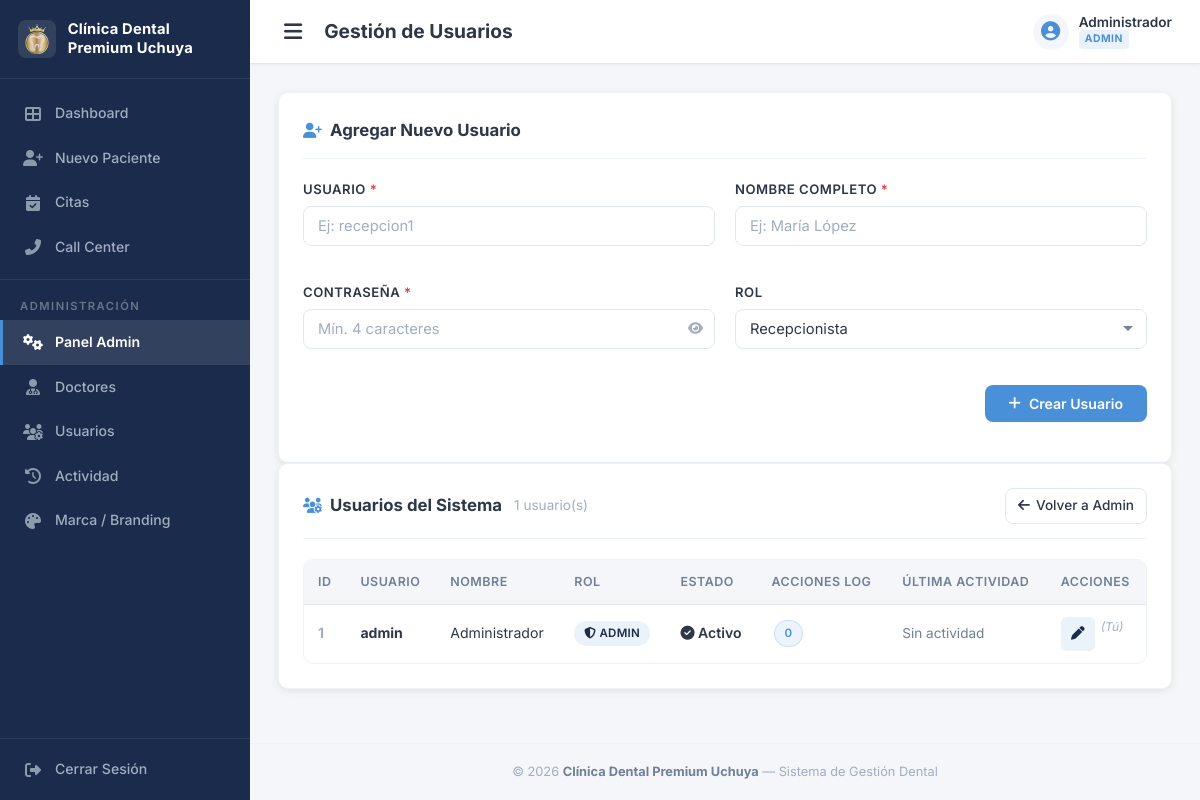
The app's page /admin/usuarios.php (signed in) with its own data.
### tables this page shows
CREATE TABLE `usuarios` (
  `id` int(11) NOT NULL AUTO_INCREMENT,
  `usuario` varchar(50) NOT NULL,
  `password_hash` varchar(64) NOT NULL COMMENT 'SHA-256 hash',
  `nombre_completo` varchar(150) NOT NULL,
  `rol` enum('admin','recepcionista') NOT NULL DEFAULT 'recepcionista',
  `estado` tinyint(1) NOT NULL DEFAULT 1 COMMENT '1=activo, 0=inactivo',
  `created_at` timestamp NOT NULL DEFAULT current_timestamp(),
  PRIMARY KEY (`id`),
  UNIQUE KEY `uk_usuario` (`usuario`)
);

### admin/usuarios.php (the view, shortened to what this page needs)
<?php
require_once '../includes/config.php';
$usuarios = $pdo->query("SELECT u.*,
    (SELECT COUNT(*) FROM actividad_log WHERE usuario_id = u.id) as total_acciones,
    (SELECT MAX(created_at) FROM actividad_log WHERE usuario_id = u.id) as ultima_actividad
    FROM usuarios u ORDER BY u.estado DESC, u.rol ASC, u.nombre_completo ASC")->fetchAll();
?>
<!DOCTYPE html>
<html lang="es">
<head>
    <link rel="stylesheet" href="../css/styles.css">
    <link rel="stylesheet" href="../css/fontawesome/css/all.min.css">
</head>
<body>
    <div class="app-wrapper">
        <?php include '../includes/layout_sidebar.php'; ?>
        <div class="app-content">
            <?php include '../includes/layout_header.php'; ?>
            <main class="main-content">
                <div class="card form-container">
                    <div class="card-header">
                        <h2 class="card-title"><i class="fas fa-user-plus"></i> Agregar Nuevo Usuario</h2>
                    </div>
                    <form method="POST">
                        <div class="form-grid">
                            <div class="form-group">
                                <label class="form-label">Usuario <span class="required">*</span></label>
                                <input type="text" name="usuario" class="form-control" placeholder="Ej: recepcion1" required>
                            </div>
                            <div class="form-group">
                                <label class="form-label">Nombre completo <span class="required">*</span></label>
                                <input type="text" name="nombre" class="form-control" placeholder="Ej: María López" required>
                            </div>
                            <div class="form-group">
                                <label class="form-label">Contraseña <span class="required">*</span></label>
                                <div class="password-container">
                                    <input type="password" name="password" id="inputPasswordNueva" class="form-control" placeholder="Mín. 4 caracteres" required minlength="4">
                                    <button type="button" class="toggle-password" onclick="togglePasswordVisibility('inputPasswordNueva', this)">
                                        <i class="fas fa-eye"></i>
                                    </button>
                                </div>
                            </div>
                            <div class="form-group">
                                <label class="form-label">Rol</label>
                                <select name="rol" class="form-control">
                                    <option value="recepcionista">Recepcionista</option>
                                </select>
                            </div>
                            <div class="form-group full-width" style="text-align: right;">
                                <button type="submit" class="btn btn-primary"><i class="fas fa-plus"></i> Crear Usuario</button>
                            </div>
                        </div>
                    </form>
                </div>
                <div class="card">
                    <div class="card-header">
                        <div style="display: flex; align-items: center; gap: 12px;">
                            <h2 class="card-title"><i class="fas fa-users-cog"></i> Usuarios del Sistema</h2>
                            <span class="text-gray" style="font-size: 0.85rem;"><?php echo count($usuarios); ?> usuario(s)</span>
                        </div>
                        <a href="index.php" class="btn-nav btn-nav-secondary" style="padding: 6px 12px; font-size: 0.85rem;"><i class="fas fa-arrow-left"></i> Volver a Admin</a>
                    </div>
                    <div class="table-container">
                        <table class="table">
                            <thead>
                                <tr><th>ID</th><th>Usuario</th><th>Nombre</th><th>Rol</th><th>Estado</th><th>Acciones Log</th><th>Última Actividad</th><th>Acciones</th></tr>
                            </thead>
                            <tbody>
                                <?php foreach ($usuarios as $usr): ?>
                                    <tr style="<?php echo $usr['estado'] == 0 ? 'opacity: 0.6;' : ''; ?>">
                                        <td><strong class="text-gray"><?php echo $usr['id']; ?></strong></td>
                                        <td><strong><?php echo htmlspecialchars($usr['usuario']); ?></strong></td>
                                        <td><?php echo htmlspecialchars($usr['nombre_completo']); ?></td>
                                        <td>
                                            <?php if ($usr['rol'] === 'admin'): ?>
                                                <span class="badge" style="background: rgba(49,130,206,0.1); color: var(--color-primary);"><i class="fas fa-shield-alt"></i> Admin</span>
                                            <?php else: ?>
                                                <span class="badge" style="background: rgba(56,161,105,0.1); color: var(--color-success);"><i class="fas fa-user"></i> Recep</span>
                                            <?php endif; ?>
                                        </td>
                                        <td>
                                            <?php if ($usr['estado'] == 1): ?>
                                                <span class="text-success" style="font-weight: 600;"><i class="fas fa-check-circle"></i> Activo</span>
                                            <?php else: ?>
                                                <span class="text-error" style="font-weight: 600;"><i class="fas fa-times-circle"></i> Inactivo</span>
                                            <?php endif; ?>
                                        </td>
                                        <td><span class="badge badge-tratamiento"><?php echo $usr['total_acciones']; ?></span></td>
                                        <td style="font-size: 0.85rem; color: var(--color-text-secondary);">
                                            <?php echo $usr['ultima_actividad'] ? date('d/m/Y H:i', strtotime($usr['ultima_actividad'])) : 'Sin actividad'; ?>
                                        </td>
                                        <td>
                                            <div class="acciones">
                                                <button type="button" class="btn-accion" style="background: rgba(49,130,206,0.1); color: var(--color-primary);" title="Editar usuario"
                                                        onclick="abrirModalEditar(<?php echo $usr['id']; ?>, '<?php echo htmlspecialchars($usr['usuario']); ?>', '<?php echo htmlspecialchars(addslashes($usr['nombre_completo'])); ?>')">
                                                    <i class="fas fa-pen"></i>
                                                </button>
                                                <?php if ($usr['id'] != $_SESSION['usuario_id']): ?>
                                                    <?php if ($usr['estado'] == 1): ?>
                                                        <form method="POST" style="display:inline;" onsubmit="return confirm('¿Desactivar al usuario <?php echo htmlspecialchars($usr['usuario']); ?>?');">
                                                            <input type="hidden" name="accion" value="desactivar">
                                                            <input type="hidden" name="user_id" value="<?php echo $usr['id']; ?>">
                                                            <button type="submit" class="btn-accion" style="background: rgba(221,107,32,0.1); color: #DD6B20;" title="Desactivar"><i class="fas fa-ban"></i></button>
                                                        </form>
                                                    <?php else: ?>
                                                        <form method="POST" style="display:inline;">
                                                            <input type="hidden" name="accion" value="activar">
                                                            <input type="hidden" name="user_id" value="<?php echo $usr['id']; ?>">
                                                            <button type="submit" class="btn-accion" style="background: rgba(56,161,105,0.1); color: var(--color-success);" title="Activar"><i class="fas fa-check"></i></button>
                                                        </form>
                                                    <?php endif; ?>
                                                    <form method="POST" style="display:inline;" onsubmit="return confirm('¿ELIMINAR permanentemente al usuario <?php echo htmlspecialchars($usr['usuario']); ?>?');">
                                                        <input type="hidden" name="accion" value="eliminar">
                                                        <input type="hidden" name="user_id" value="<?php echo $usr['id']; ?>">
                                                        <button type="submit" class="btn-accion btn-eliminar" title="Eliminar"><i class="fas fa-trash"></i></button>
                                                    </form>
                                                <?php else: ?>
                                                    <span style="color: var(--color-text-light); font-size: 0.75rem; font-style: italic;">(Tú)</span>
                                                <?php endif; ?>
                                            </div>
                                        </td>
                                    </tr>
                                <?php endforeach; ?>
                            </tbody>
                        </table>
                    </div>
                </div>
            </main>
            <?php include '../includes/layout_footer.php'; ?>
        </div>
    </div>
</body>
</html>

### admin/usuarios.php (style rules this page uses)
.password-container { position: relative; display: flex; align-items: center; }
.password-container input { padding-right: 40px !important; }
.toggle-password { position: absolute; right: 12px; color: var(--color-text-light); cursor: pointer; background: none; border: none; padding: 0; display: flex; align-items: center; justify-content: center; height: 100%; }

### records on screen
usuarios: id "1", usuario "admin", nombre_completo "Administrador", rol "admin" (drawn), estado 1 (drawn), total_acciones "0", shows "(Tú)"

### other values on screen
$tenant['clinic_name'] "Clínica Dental Premium Uchuya"
$pageTitle "Gestión de Usuarios"
$userName "Administrador"
count($usuarios) "1"
